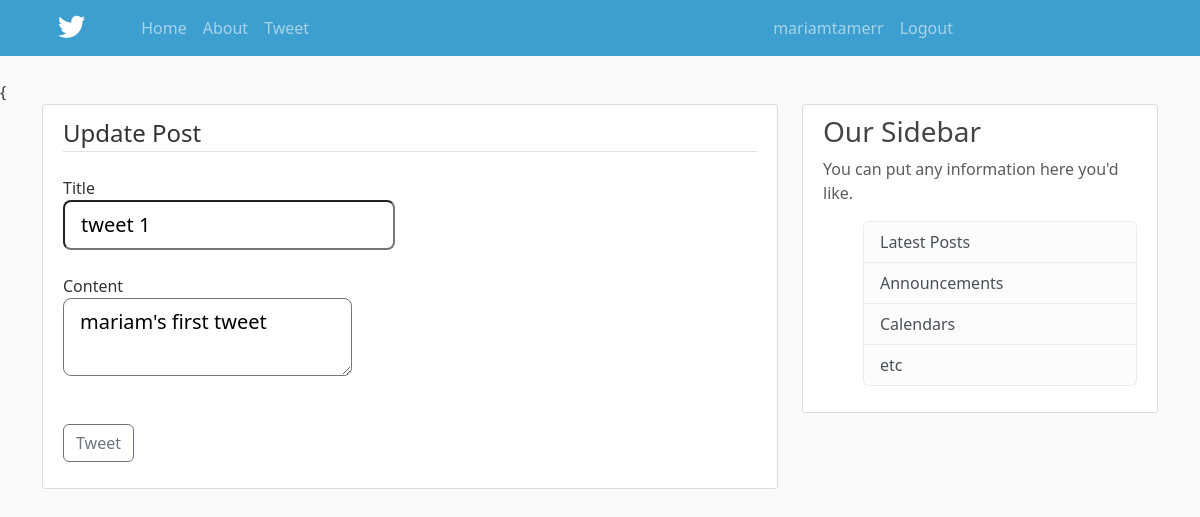
The app's page /post/2/update (signed in) with its own data.
### twitter/models.py (models this page shows, shortened)
class User(db.Model):
    id = db.Column(db.Integer, primary_key=True)
    username = db.Column(db.String(20), unique=True, nullable=False)
    email = db.Column(db.String(120), unique=True, nullable=False)
    password = db.Column(db.String(60), nullable=False)
    image = db.Column(db.String(20), nullable=False, default='default.jpg')
    posts = db.relationship('Post', backref='author', lazy=True)

class Post(db.Model):
    id = db.Column(db.Integer, primary_key=True)
    title = db.Column(db.String(), nullable=True)
    content = db.Column(db.Text, nullable=False)
    user_id = db.Column(db.Integer, db.ForeignKey('user.id'), nullable=True)
    date_posted = db.Column(db.DateTime, nullable=True, default=datetime.utcnow)

### twitter/posts/routes.py (the view)
@posts.route('/post/<int:post_id>/update', methods=['GET','POST'])
@login_required
def update_post(post_id):
    post = Post.query.get_or_404(post_id)
    if post.author != current_user:
        abort(403)
    form = PostForm() #make an instance of the form
    if form.validate_on_submit():
        post.title = form.title.data
        post.content = form.content.data
        db.session.commit() #we just wanna update / commit them
        flash('Your Tweet Has Been Updated', 'success')
        form.title.data = post.title # so when i open the update page , i can find the current title and content
        form.content.data = post.content #############
        return redirect(url_for('posts.post', post_id=post.id)) #return for that specific id post
    elif request.method=='GET':
        form.title.data = post.title # so when i finish updating, i can see my changes aka current new title and content
        form.content.data = post.content #############
    return render_template('create_post.html', title='Update Post', form=form, legend='Update Post')

### twitter/posts/forms.py
class PostForm(FlaskForm):
    title = StringField('Title')
    content = TextAreaField('Content', validators=[DataRequired()])
    submit = SubmitField('Tweet')

### twitter/models.py (called while the page is built)
@login_manager.user_loader
def load_user(user_id):
    return User.query.get(int(user_id))

### twitter/templates/create_post.html (shortened to what this page needs)
  {% extends "base.html" %}
 {% block content %}
<div class="content-section">
  <form method='POST' action=''>
      <fieldset class="form-group">
          <legend class='border-bottom mb-4'>{{legend}}</legend>
     <div class='form-group'>
              {{ form.title.label(class="form-control-label")}}
              {% if form.title.errors %}
              <br>   {{ form.title(class="form-control-lg is-invalid")}}
              <div class="invalid-feedback">
                  {% for error in form.title.errors %}
                      <span> {{error}} </span>
                  {% endfor %}
              </div>
              {% else %}
              <br>   {{ form.title(class="form-control-lg")}}
              {% endif %}
          </div> <br>
          <div class='form-group'>
            {{ form.content.label(class="form-control-label")}}
            {% if form.content.errors %}
            <br>   {{ form.content(class="form-control-lg is-invalid")}}
            <div class="invalid-feedback">
                {% for error in form.content.errors %}
                    <span> {{error}} </span>
                {% endfor %}
            </div>
            {% else %}
            <br>   {{ form.content(class="form-control-lg")}}
            {% endif %}
       </div> <br>
       <div class='form-group'>
        <br> {{form.submit(class="btn btn-outline-secondary")}}
     </div>
    </form>
  </div>
 {% endblock content %}

### twitter/templates/base.html (shortened to what this page needs)
<!DOCTYPE html>
<html>
  <head>
    <link rel="stylesheet" href="https://cdn.jsdelivr.net/npm/bootstrap@5.3.2/dist/css/bootstrap.rtl.min.css">
    <link rel="stylesheet" type="text/css" href="{{url_for('static',filename='main.css')}}">
    <link rel="stylesheet" href="https://cdnjs.cloudflare.com/ajax/libs/font-awesome/6.4.2/css/all.min.css">
    <link rel="stylesheet" href="https://cdnjs.cloudflare.com/ajax/libs/font-awesome/6.4.2/css/brands.min.css">
    <link rel="stylesheet" href="https://cdnjs.cloudflare.com/ajax/libs/font-awesome/6.4.2/css/solid.min.css">
  </head>
  <body>
<header>
<nav class="navbar navbar-expand-md navbar-dark bg-steel fixed-top">
    <div class="container">
      <a class="navbar-brand mr-4" href="/"> <i class="fa-brands fa-twitter" style='font-size: 1.7rem'></i></a>
      <div class="collapse navbar-collapse" id="navbarToggle ">
        <div class="navbar-nav mr-auto mx-5">
          <a class="nav-item nav-link" href="{{ url_for('main.home') }}">Home</a>
          <a class="nav-item nav-link" href="{{ url_for('main.about') }}">About</a>
          <a class="nav-item nav-link" href="{{ url_for('posts.new_post') }}">Tweet</a>
        </div>
        <div class="navbar-nav" style="margin-left:25rem">
         {% if current_user.is_authenticated %}
           <a class="nav-item nav-link" href="{{ url_for('users.account') }}">{{current_user.username}}</a>
           <a class="nav-item nav-link" href="{{ url_for('users.logout' ) }}"> Logout </a>
         {% else %}
          <a class="nav-item nav-link" href="{{ url_for('users.login') }}">Login</a>
          <a class="nav-item nav-link" href="{{ url_for('users.register') }}">Register</a>
         {% endif %}
        </div>
      </div>
    </div>
  </nav>
</header>
<main role="main" class="container">
    <div class="row">
      <div class="col-md-8">
        {% block content %}{% endblock %}
      </div>
      <div class="col-md-4">
        <div class="content-section">
          <h3>Our Sidebar</h3>
          <p class='text-muted'>You can put any information here you'd like.
            <ul class="list-group">
              <li class="list-group-item list-group-item-light">Latest Posts</li>
              <li class="list-group-item list-group-item-light">Announcements</li>
              <li class="list-group-item list-group-item-light">Calendars</li>
              <li class="list-group-item list-group-item-light">etc</li>
            </ul>
          </p>
        </div>
      </div>
    </div>
  </main>
  </body>
</html>

### twitter/static/main.css (style rules this page uses)
body { background: #fafafa; color: #333333; margin-top: 5rem; }
h1, h2, h3, h4, h5, h6 { color: #444444; }
.bg-steel { background-color: #3d9fcf; }
.content-section { background: #ffffff; padding: 10px 20px; border: 1px solid #dddddd; border-radius: 3px; margin-bottom: 20px; }

### records on screen
User: username "mariamtamerr"
Post: title "tweet 1", content "mariam's first tweet"

### other values on screen
{{ legend }} "Update Post"
